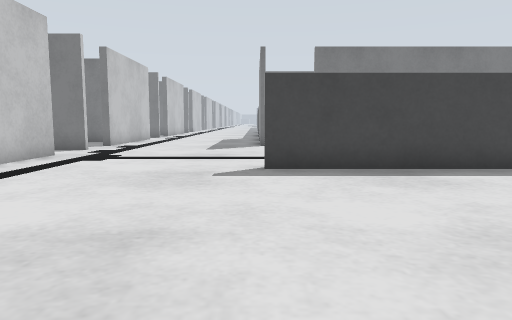
[1] (above)

18 first-person views from a walk through a Gazebo world. The camera is 0.5 m above the floor, tilts 6° down and sees 70° across. The floor is counted in squares, 0.5 m on a side. Each view is taken from the middle of a square. On the plan, view 1 faces up. The plan holds only what a view shows up to about 13 squares ahead; the rest is blank. The place goes on beyond the plan. The robots in the file are not drawn.

[2]
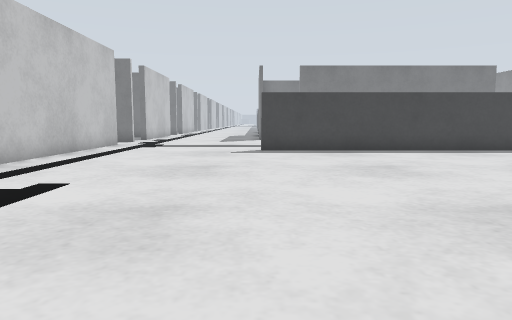

[3]
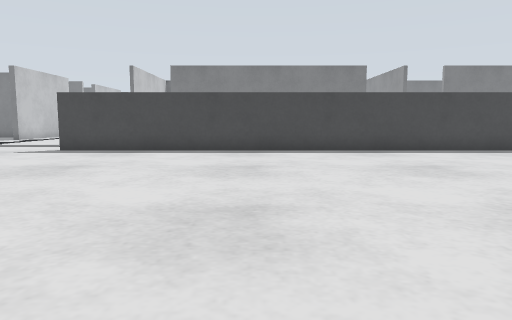

[4]
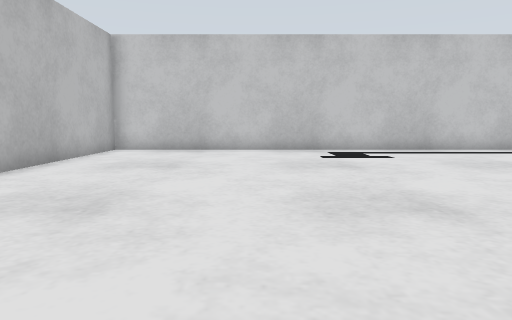

[5]
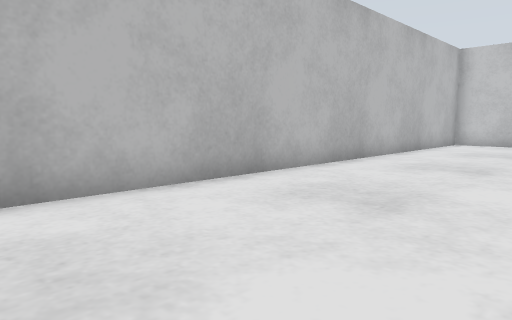

[6]
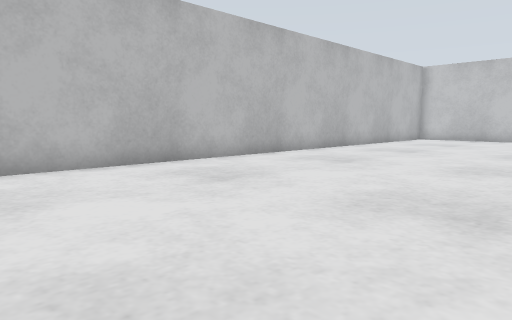

[7]
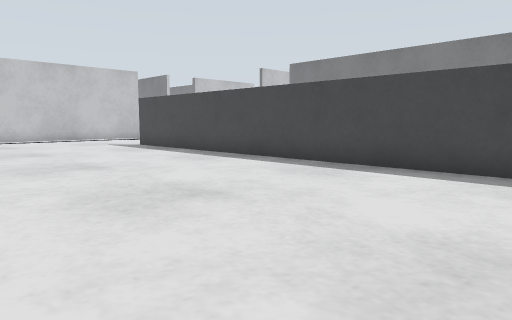

[8]
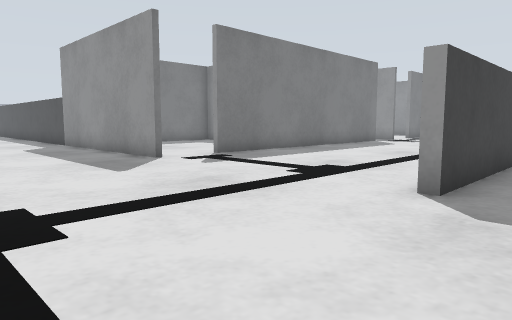

[9]
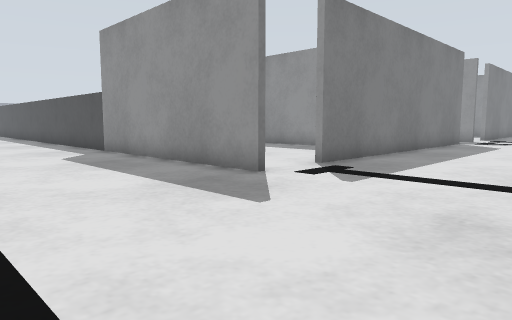

[10]
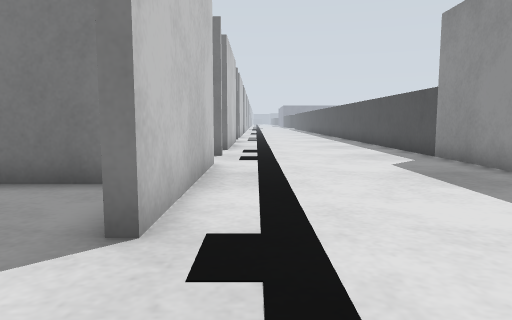

[11]
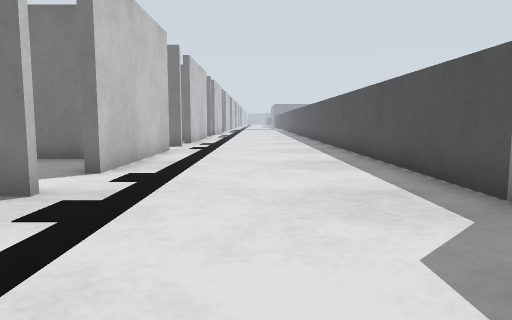

[12]
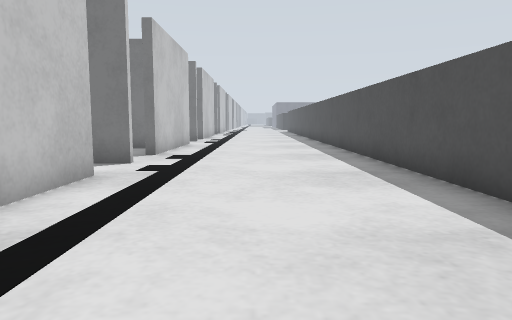

[13]
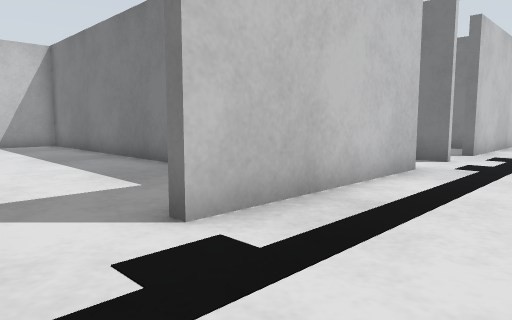

[14]
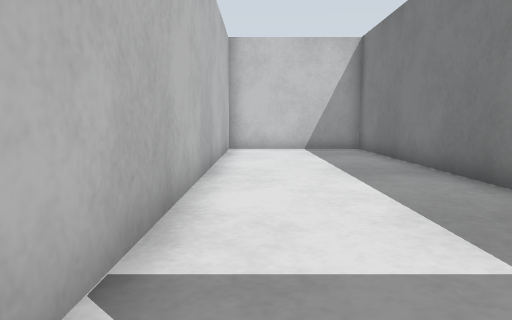

[15]
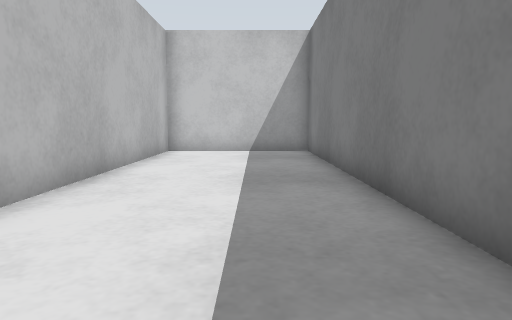

[16]
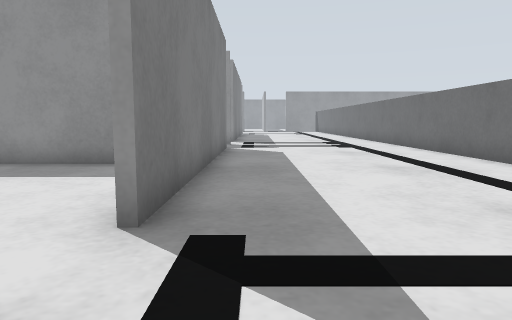

[17]
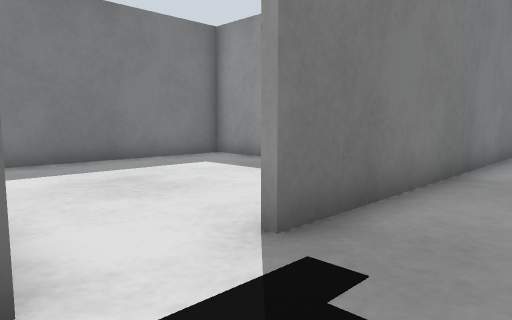

[18]
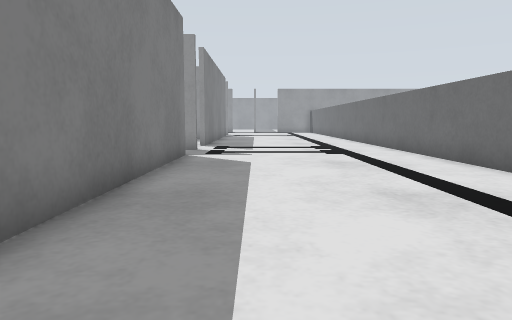

### Floor plan
Ten units are one square. View 1 is at (0, 0); x grows to the right and y downward. Boxes are objects, and circles mark ways between rooms. Rooms are numbered by the first view taken in them; rooms with no view inside come last. Other rooms are left out.
<svg viewBox="-199 -390 359 475">
<path fill="none" stroke="#000" d="M-60 -75 -60 80 136 80M155 -77 1 -77M2 -150 2 -371M-60 -209 -60 -150M-60 -228 -65 -228M-60 -110 -60 -75M-60 -308 -60 -250M130 -151 24 -151M150 -150 150 -155M-60 -385 -60 -349M75 -80 151 -80M-75 -278 -194 -278 -194 -230 -72 -230M76 -172 76 -224 16 -224"/>
<circle cx="-30" cy="-80" r="3" fill="#2a7"/>
<circle cx="-65" cy="-245" r="3" fill="#2a7"/>
<circle cx="15" cy="-155" r="3" fill="#2a7"/>
<text x="50" y="0">1</text>
<text x="-10" y="-190">2</text>
<text x="-120" y="-250">3</text>
<text x="40" y="-190">4</text>
</svg>
Room 1 opens to room 2. Room 2 opens to room 3. Room 2 opens to room 4.

Where each view was taken, in squares from view 1:
view 1: 0 up, 0 right, facing up
view 2: 5 down, 0 right, facing up
view 3: 5 down, 7 right, facing up
view 4: 3 down, 7 right, facing left
view 5: 3 down, 11 right, facing down-left
view 6: 0 up, 15 right, facing down-left
view 7: 0 up, 15 right, facing up-left
view 8: 6 up, 5 left, facing up-right
view 9: 10 up, 5 left, facing up-right
view 10: 12 up, 5 left, facing up
view 11: 18 up, 3 left, facing up
view 12: 24 up, 3 left, facing up
view 13: 23 up, 3 left, facing up-left
view 14: 24 up, 6 left, facing left
view 15: 26 up, 7 left, facing left
view 16: 14 up, 1 left, facing right
view 17: 13 up, 0 right, facing up-right
view 18: 13 up, 2 right, facing right
